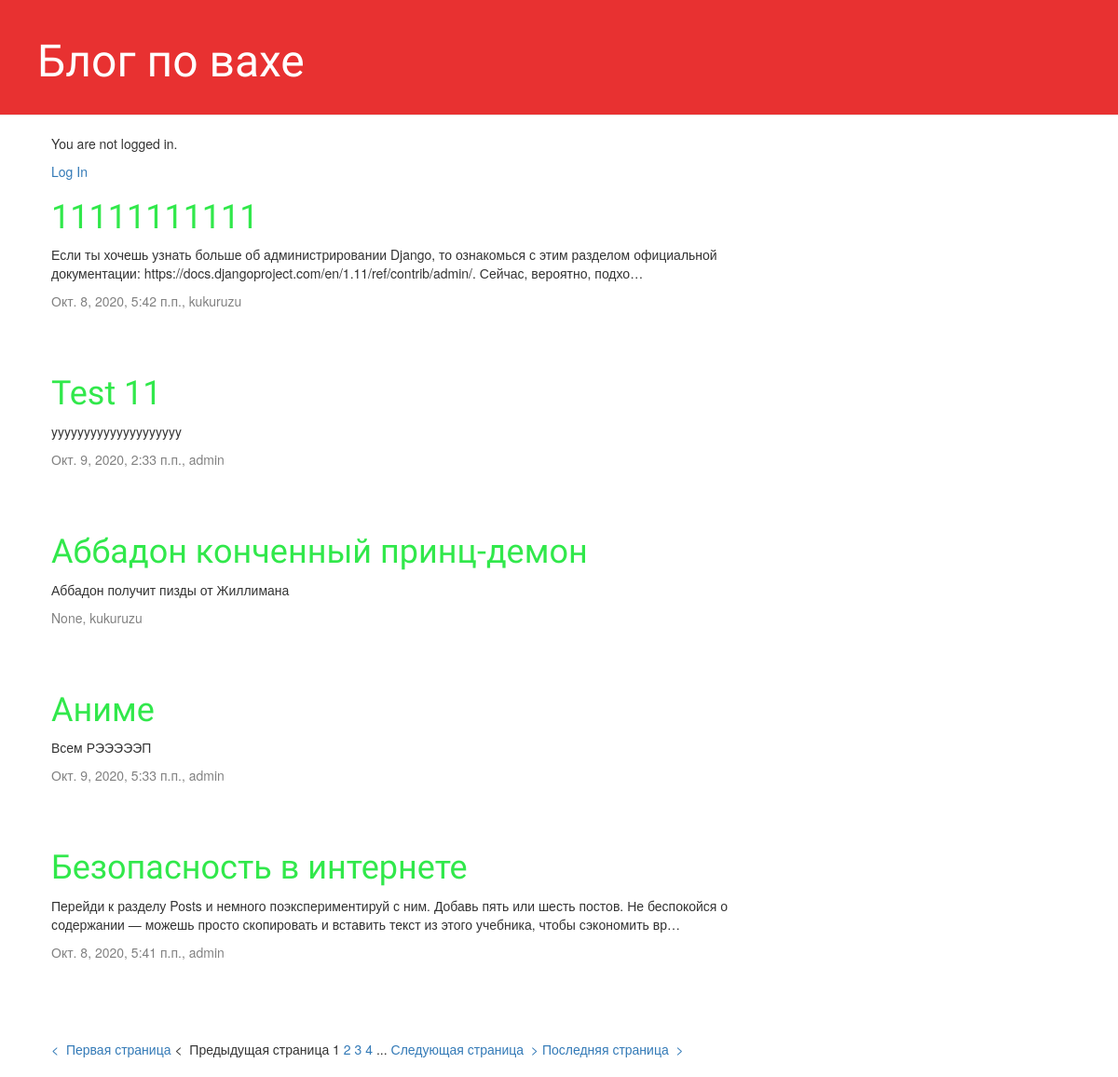
The page / on the database its author committed.
### blog/models.py (models this page shows, shortened)
class Post(models.Model):
    author = models.ForeignKey(settings.AUTH_USER_MODEL, on_delete=models.CASCADE)
    title = models.CharField(max_length=200)
    text = models.TextField()
    created_datetime = models.DateTimeField(default=timezone.now)
    published_date = models.DateTimeField(blank = True, null = True)

### blog/views.py (the view)
# urls.py: path('', views.post_list, name='post_list'),
def post_list(request):
    posts = Post.objects.all().order_by('title')
    paginator = Paginator(posts, 5)
    page = request.GET.get('page')
    try:
        posts = paginator.page(page)
    except PageNotAnInteger:
        posts = paginator.page(1)
    except EmptyPage:
        posts = paginator.page(paginator.num_pages)
    return render(request, 'blog/post_list.html', {'page': page, 'posts': posts, 'last_page': paginator.num_pages})

### blog/templates/blog/post_list.html (shortened to what this page needs)
{% extends 'blog/base.html' %}
{% load static %}
{% block content %}
    {% for post in posts %}
        <div class="post">
            <h1><a href="{% url 'post_detail' pk=post.pk %}">{{ post.title }}</a></h1>
            <p>{{ post.text| truncatechars:200 }}</p>
            <div class="date">
                {{ post.published_date }}, {{ post.author }}
            </div>
        </div>
    {% endfor %}
    <div class="pagination">
        <a href="?page={{ posts.first_page}}">&lt;&nbsp; Первая страница</a>
        {% if posts.has_previous %}
            <a href="?page={{ posts.previous_page_number}}">&lt;&nbsp; Предыдущая страница</a>
        {% else %}
            <span>&lt;&nbsp; Предыдущая страница</span>
        {% endif %}
        <span>{{ posts.number }}</span>
        {% if posts.number|add:'1' <= posts.next_page_number %}
            <a href="?page={{ posts.number|add:'1'}}">{{ posts.number|add:'1' }}</a>
        {% endif %}
        {% if posts.number|add:'2' <= posts.next_page_number|add:'1' %}
            <a href="?page={{ posts.number|add:'2'}}">{{ posts.number|add:'2' }}</a>
        {% endif %}
        {% if posts.number|add:'3' <= posts.next_page_number|add:'2' %}
            <a href="?page={{ posts.number|add:'3'}}">{{ posts.number|add:'3' }}</a>
        {% endif %}
        {% if posts.number|add:'4' <= posts.next_page_number|add:'3' %}
            <span class="ellipsis">...</span>
        {% endif %}
        {% if posts.has_next %}
            <a href="?page={{ posts.next_page_number }}">Следующая страница &nbsp;&gt;</a>
        {% else %}
            <span>Следующая страница &nbsp;&gt;</span>
        {% endif %}
        <a href="?page={{ last_page }}">Последняя страница &nbsp;&gt;</a>
    </div>
{% endblock %}

### blog/static/css/blog.css (style rules this page uses)
h1, h2, h3, h4 { font-family: 'Lobster', cursive; }
.date { color: #828282; }
.post { margin-bottom: 70px; }
.post h1 a, .post h1 a:visited { color: #31E84B; }
.pagination { margin-top: 1em; }
.pagination a { text-decoration: none; }

### rows shown on the page
Post: title "11111111111", text "Если ты хочешь узнать больше об администрировании Django, то ознакомься с этим разделом официальной документации: https://docs.djangoproject.com/en/1.11/ref/contrib/admin/. Сейчас, вероятно, подхо…", published_date "Окт. 8, 2020, 5:42 п.п.", author "kukuruzu"
Post: title "Test 11", text "yyyyyyyyyyyyyyyyyyyy", published_date "Окт. 9, 2020, 2:33 п.п.", author "admin"
Post: title "Аббадон конченный принц-демон", text "Аббадон получит пизды от Жиллимана", published_date "None", author "kukuruzu"
Post: title "Аниме", text "Всем РЭЭЭЭЭП", published_date "Окт. 9, 2020, 5:33 п.п.", author "admin"
Post: title "Безопасность в интернете", text "Перейди к разделу Posts и немного поэкспериментируй с ним. Добавь пять или шесть постов. Не беспокойся о содержании — можешь просто скопировать и вставить текст из этого учебника, чтобы сэкономить вр…", published_date "Окт. 8, 2020, 5:41 п.п.", author "admin"

### other values the page prints
{{ posts.number }} "1"
{{ posts.number|add:'1' }} "2"
{{ posts.number|add:'2' }} "3"
{{ posts.number|add:'3' }} "4"
